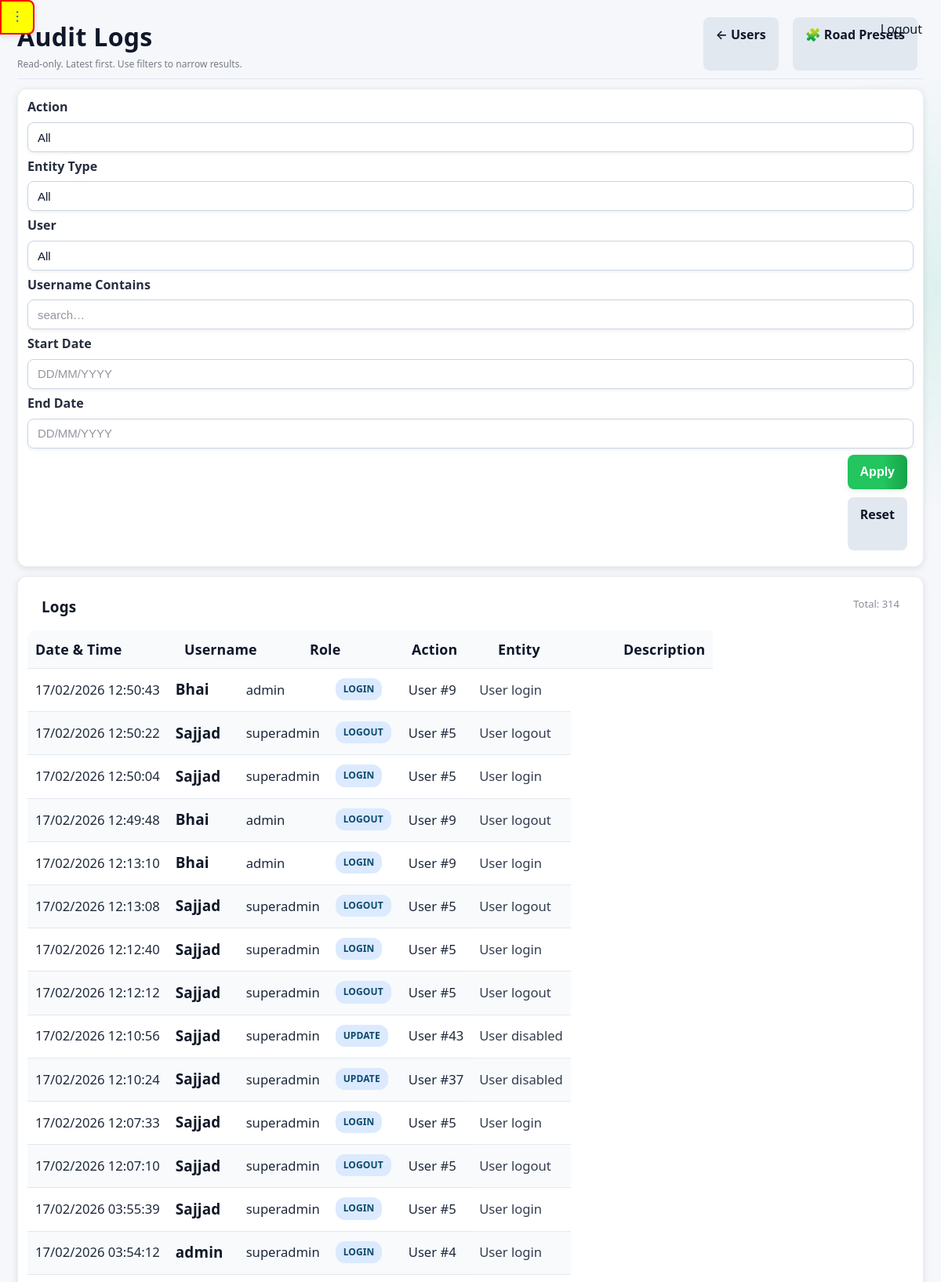
Page /admin/logs (signed in, upper part) on the committed database.
### app/models/activity_log.py (models this page shows)
class ActivityLog(Base):
    __tablename__ = "activity_logs"
    __table_args__ = (
        Index("ix_activity_logs_created_at", "created_at"),
        Index("ix_activity_logs_user_id", "user_id"),
    )
    id = Column(Integer, primary_key=True, index=True)
    user_id = Column(Integer, ForeignKey("users.id"), nullable=True)
    username = Column(String(150), nullable=False)
    role = Column(String(50), nullable=True)
    action = Column(String(20), nullable=False)  # CREATE, UPDATE, DELETE, ARCHIVE, LOGIN, LOGOUT
    entity_type = Column(String(50), nullable=True)  # Project, Activity, Material, User, Execution
    entity_id = Column(Integer, nullable=True)
    description = Column(Text, nullable=True)
    old_value = Column(Text, nullable=True)  # JSON string
    new_value = Column(Text, nullable=True)  # JSON string
    ip_address = Column(String(64), nullable=True)
    created_at = Column(DateTime, default=datetime.utcnow, nullable=False)
    details = Column(String, nullable=True)
    timestamp = Column(DateTime, default=datetime.utcnow)

### app/routes/admin.py (the view)
@router.get("/logs", response_class=HTMLResponse)
def audit_logs_page(
    request: Request,
    page: int = 1,
    action: str | None = None,
    entity_type: str | None = None,
    user_id: Optional[str] = Query(None),
    username: str | None = None,
    start_date: str | None = None,
    end_date: str | None = None,
    db: Session = Depends(get_db),
):
    if user_id in (None, ""):
        user_id_int = None
    else:
        try:
            user_id_int = int(user_id)
        except Exception:
            user_id_int = None
    admin = admin_guard(request)
    if not admin:
        return RedirectResponse("/dashboard", status_code=302)
    page_size = 50
    page = max(page, 1)
    q = db.query(ActivityLog)
    if action:
        q = q.filter(ActivityLog.action == action)
    if entity_type:
        q = q.filter(ActivityLog.entity_type == entity_type)
    if user_id_int is not None:
        q = q.filter(ActivityLog.user_id == user_id_int)
    if username:
        q = q.filter(ActivityLog.username.ilike(f"%{username.strip()}%"))
    def _parse_d(s: str | None) -> date | None:
        if not s:
            return None
        try:
            return parse_date_ddmmyyyy_or_iso(str(s))
        except Exception:
            return None
    sd = _parse_d(start_date)
    ed = _parse_d(end_date)
    if sd:
        q = q.filter(ActivityLog.created_at >= datetime.combine(sd, time.min))
    if ed:
        q = q.filter(ActivityLog.created_at <= datetime.combine(ed, time.max))
    total = q.count()
    logs = (
        q.order_by(ActivityLog.created_at.desc())
        .offset((page - 1) * page_size)
        .limit(page_size)
        .all()
    )
    actions = [r[0] for r in db.query(ActivityLog.action).distinct().order_by(ActivityLog.action).all() if r and r[0]]
    entity_types = [r[0] for r in db.query(ActivityLog.entity_type).distinct().order_by(ActivityLog.entity_type).all() if r and r[0]]
    users = (
        db.query(ActivityLog.user_id, ActivityLog.username)
        .filter(ActivityLog.user_id.isnot(None))
        .distinct()
        .order_by(ActivityLog.username.asc())
        .all()
    )
    return templates.TemplateResponse(
        "admin/logs.html",
        {
            "request": request,
            "user": admin,
            "logs": logs,
            "page": page,
            "page_size": page_size,
            "total": total,
            "actions": actions,
            "entity_types": entity_types,
            "users": users,
            "filters": {
                "action": action or "",
                "entity_type": entity_type or "",
                "user_id": user_id if user_id is not None else "",
                "username": username or "",
                "start_date": start_date or "",
                "end_date": end_date or "",
            },
        },
    )

### app/templates/admin/logs.html (shortened to what this page needs)
{% extends "base.html" %}
{% block content %}
<div class="page-header" style="display:flex;justify-content:space-between;align-items:flex-end;gap:12px;flex-wrap:wrap;margin-bottom:16px">
    <div>
        <h1 class="page-title" style="margin-bottom:6px">Audit Logs</h1>
        <div class="help-text">Read-only. Latest first. Use filters to narrow results.</div>
    </div>
    <div style="display:flex;gap:10px;flex-wrap:wrap">
        <a href="/admin/users" class="btn-secondary" style="text-decoration:none">← Users</a>
        <a href="/admin/presets/road" class="btn-secondary" style="text-decoration:none">🧩 Road Presets</a>
    </div>
</div>
<div class="card" style="padding:16px;margin-bottom:16px">
    <form method="get" action="/admin/logs" class="form-grid">
        <div class="form-group">
            <label>Action</label>
            <select name="action">
                <option value="">All</option>
            </select>
        </div>
        <div class="form-group">
            <label>Entity Type</label>
            <select name="entity_type">
                <option value="">All</option>
            </select>
        </div>
        <div class="form-group">
            <label>User</label>
            <select name="user_id">
                <option value="">All</option>
            </select>
        </div>
        <div class="form-group">
            <label>Username Contains</label>
            <input type="text" name="username" value="{{ filters.username }}" placeholder="search…">
        </div>
        <div class="form-group">
            <label>Start Date</label>
            <input type="text" name="start_date" value="{{ filters.start_date|ddmmyyyy }}" placeholder="DD/MM/YYYY" inputmode="numeric" pattern="[0-9]{2}/[0-9]{2}/[0-9]{4}">
        </div>
        <div class="form-group">
            <label>End Date</label>
            <input type="text" name="end_date" value="{{ filters.end_date|ddmmyyyy }}" placeholder="DD/MM/YYYY" inputmode="numeric" pattern="[0-9]{2}/[0-9]{2}/[0-9]{4}">
        </div>
        <div class="form-group" style="display:flex;align-items:flex-end;gap:10px">
            <button class="btn-primary" type="submit">Apply</button>
            <a class="btn-secondary" href="/admin/logs" style="text-decoration:none">Reset</a>
        </div>
    </form>
</div>
<div class="card" style="padding:0">
    <div style="padding:14px 18px;border-bottom:1px solid rgba(255,255,255,0.08);display:flex;justify-content:space-between;gap:12px;flex-wrap:wrap">
        <strong>Logs</strong>
        <span style="opacity:0.75;font-size:13px">
            Total: {{ total }}
        </span>
    </div>
    <table class="table" style="margin:0">
        <thead>
            <tr style="background:rgba(255,255,255,0.04)">
                <th style="width:170px">Date &amp; Time</th>
                <th style="width:140px">Username</th>
                <th style="width:110px">Role</th>
                <th style="width:90px">Action</th>
                <th style="width:140px">Entity</th>
                <th>Description</th>
            </tr>
        </thead>
        <tbody>
            {% if logs and logs|length > 0 %}
                {% for l in logs %}
                    <tr style="border-bottom:1px solid rgba(255,255,255,0.05)">
                        <td style="white-space:nowrap">{{ l.created_at|local_dt('Asia/Kolkata') }}</td>
                        <td><strong>{{ l.username }}</strong></td>
                        <td>{{ l.role or "" }}</td>
                        <td>
                            <span class="badge badge-info">{{ l.action }}</span>
                        </td>
                        <td>
                            {{ l.entity_type or "" }}
                            {% if l.entity_id %}
                                #{{ l.entity_id }}
                            {% endif %}
                        </td>
                        <td style="opacity:0.9">{{ l.description or l.details or "" }}</td>
                    </tr>
                {% endfor %}
            {% else %}
                <tr>
                    <td colspan="6" style="padding:24px;text-align:center;opacity:0.75">
                        No audit logs found for the selected filters.
                    </td>
                </tr>
            {% endif %}
        </tbody>
    </table>
</div>
{% set total_pages = (total // page_size) + (1 if total % page_size else 0) %}
{% endblock %}

### static/css/style.css (style rules this page uses)
body { font-family: Arial, Helvetica, sans-serif; margin: 0; background-color: var(--bg); color: var(--text); }
input, select, textarea { padding: 6px; border-radius: 4px; border: 1px solid var(--border); background: var(--card); color: var(--text); }
table { width: 100%; border-collapse: collapse; background: var(--card); }
th { background: rgba(0,0,0,0.05); text-align: left; }
th, td { padding: 10px; border-bottom: 1px solid var(--border); }
button, .button { padding: 6px 12px; border-radius: 4px; border: none; cursor: pointer; background: var(--btn); color: white; text-decoration: none; }
:root { --bg: #f5f7fa; --bg-secondary: #ffffff; --bg-primary: #f5f7fa; --text: #111827; --text-muted: #6b7280; --text-primary: var(--text); --text-secondary: var(--text-muted); --card: #ffffff; --nav: #1f2937; --card-bg: var(--card); --card-border: var(--border-color); --border: #e5e7eb; --border-color: #e5e7eb; --input-bg: var(--card); --input-border: var(--border); --btn: #2563eb; --hover-bg: rgba(37, 99, 235, 0.1); --accent-color: #2563eb; }
html, body, table, th, td, input, select, textarea, button, .button { transition: background-color 0.3s ease, color 0.3s ease, border-color 0.3s ease; }
.page-title { margin-bottom: 20px; font-size: 26px; font-weight: 600; }
.card { background: var(--card); border-radius: 10px; padding: 16px; box-shadow: 0 4px 12px rgba(0,0,0,0.06); }
.form-grid { display: grid; grid-template-columns: repeat(auto-fit, minmax(240px, 1fr)); gap: 16px; }
.form-grid label { font-size: 13px; opacity: 0.9; }
.form-grid input { width: 100%; }
.badge { padding: 4px 10px; border-radius: 12px; font-size: 12px; font-weight: bold; }

### app/static/css/responsive.css (style rules this page uses)
html { --form-column-count: auto-fit; --button-width: auto; --input-height: 38px; --font-size-base: 16px; --padding-base: 20px; --gap-base: 16px; --max-content-width: 1200px; --sidebar-width: 250px; --touch-target-size: 44px; }
html.medium-screen { --form-column-count: auto-fit; --button-width: auto; --input-height: 38px; --font-size-base: 15px; --padding-base: 18px; --gap-base: 14px; --max-content-width: 1000px; --sidebar-width: 240px; --touch-target-size: 44px; }
.form-grid { display: grid; grid-template-columns: repeat(var(--form-column-count), minmax(200px, 1fr)); gap: var(--gap-base); }
input, select, textarea, .form-input { height: var(--input-height); padding: calc(var(--input-height) / 4) calc(var(--padding-base) / 2); font-size: var(--font-size-base); min-width: 0; box-sizing: border-box; }
button, .btn, .btn-primary, .btn-secondary, [role="button"] { width: var(--button-width); height: var(--touch-target-size); min-height: var(--touch-target-size); padding: 0 var(--padding-base); font-size: var(--font-size-base); cursor: pointer; display: inline-flex; align-items: center; justify-content: center; border-radius: 6px; transition: all 0.2s ease; border: none; }
body { font-size: var(--font-size-base); line-height: 1.5; }
h1 { font-size: calc(var(--font-size-base) * 1.8); margin: calc(var(--gap-base) * 2) 0 var(--gap-base) 0; }
table { width: 100%; border-collapse: collapse; font-size: var(--font-size-base); }
th, td { padding: calc(var(--padding-base) / 2); text-align: left; border-bottom: 1px solid var(--border, #ddd); }
html.landscape { --padding-base: 12px; --gap-base: 8px; }

### app/templates/base.html (style rules this page uses)
a, a:visited { color: var(--text); text-decoration: none; }
label { color: var(--text); font-weight: 600; margin-bottom: 6px; }
.help-text { font-size: 12px; color: var(--text-muted); margin-top: 6px; }
.form-grid { display: grid; grid-template-columns: repeat(auto-fit, minmax(240px, 1fr)); gap: 14px; }
.btn-primary { background: var(--btn); color: #fff; padding: 9px 14px; border-radius: 6px; border: none; cursor: pointer; }
.btn-secondary { background: #e5e7eb; color: #111827; padding: 9px 14px; border-radius: 6px; border: none; cursor: pointer; }

### rows in the picture
ActivityLog: created_at|local_dt "17/02/2026 12:50:43", username "Bhai", role "admin", action "LOGIN", entity_type "User", entity_id "9", description "User login"
ActivityLog: created_at|local_dt "17/02/2026 12:50:22", username "Sajjad", role "superadmin", action "LOGOUT", entity_type "User", entity_id "5", description "User logout"
ActivityLog: created_at|local_dt "17/02/2026 12:50:04", username "Sajjad", role "superadmin", action "LOGIN", entity_type "User", entity_id "5", description "User login"
ActivityLog: created_at|local_dt "17/02/2026 12:49:48", username "Bhai", role "admin", action "LOGOUT", entity_type "User", entity_id "9", description "User logout"
ActivityLog: created_at|local_dt "17/02/2026 12:13:10", username "Bhai", role "admin", action "LOGIN", entity_type "User", entity_id "9", description "User login"
ActivityLog: created_at|local_dt "17/02/2026 12:13:08", username "Sajjad", role "superadmin", action "LOGOUT", entity_type "User", entity_id "5", description "User logout"
ActivityLog: created_at|local_dt "17/02/2026 12:12:40", username "Sajjad", role "superadmin", action "LOGIN", entity_type "User", entity_id "5", description "User login"
ActivityLog: created_at|local_dt "17/02/2026 12:12:12", username "Sajjad", role "superadmin", action "LOGOUT", entity_type "User", entity_id "5", description "User logout"
ActivityLog: created_at|local_dt "17/02/2026 12:10:56", username "Sajjad", role "superadmin", action "UPDATE", entity_type "User", entity_id "43", description "User disabled"
ActivityLog: created_at|local_dt "17/02/2026 12:10:24", username "Sajjad", role "superadmin", action "UPDATE", entity_type "User", entity_id "37", description "User disabled"
ActivityLog: created_at|local_dt "17/02/2026 12:07:33", username "Sajjad", role "superadmin", action "LOGIN", entity_type "User", entity_id "5", description "User login"
ActivityLog: created_at|local_dt "17/02/2026 12:07:10", username "Sajjad", role "superadmin", action "LOGOUT", entity_type "User", entity_id "5", description "User logout"
ActivityLog: created_at|local_dt "17/02/2026 03:55:39", username "Sajjad", role "superadmin", action "LOGIN", entity_type "User", entity_id "5", description "User login"
ActivityLog: created_at|local_dt "17/02/2026 03:54:12", username "admin", role "superadmin", action "LOGIN", entity_type "User", entity_id "4", description "User login"

### other values in the picture
{{ total }} "314"
